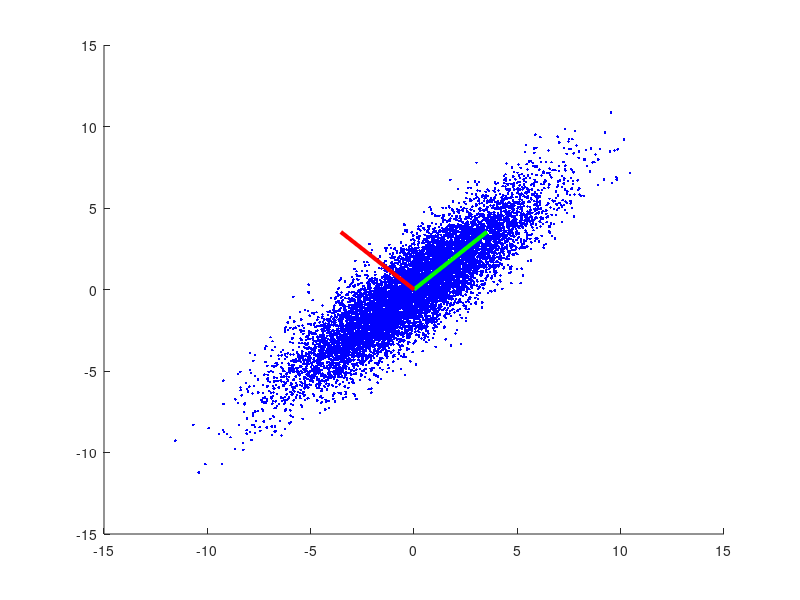

This chart was generated by the following MATLAB code:
%Michael Brunetti
%06-22-2015
%Principal Components Analysis, simple example

clear;

%Define 2 normally distributed random variables with mean = 0
x = normrnd(0,4,1,10000);
y = normrnd(0,1,1,10000);

%Rotate axes 45 degrees to make more interesting graphic
rot = [x ; y].' * [ cosd(45) sind(45); -sind(45) cosd(45) ];

x_rot = rot(:,1);
y_rot = rot(:,2);

clf;  %clear figure window
hold on; %to plot data and principal components
plot(x_rot,y_rot,'b.') %scatter plot

sigma = cov(x_rot, y_rot); %compute covariance matrix sigma

[V, lambda] = eig(sigma); %compute eigenvalues and eigenvectors of sigma

[max_e_val, max_idx] = max(lambda(:)); %find max e-val for first PC

pc_1_idx = max(max_idx - 2, 1);         %compute index of first PC
pc_2_idx = mod(max_idx,2) + 1;          %compute index of second PC

pc_1 = V(:,pc_1_idx);       %separate principal components
pc_2 = V(:,pc_2_idx);

pc_1_vec = 5.*horzcat([0;0], pc_1);  %create matrix [xvals; yvals] to plot
pc_2_vec = 5.*horzcat([0;0], pc_2);

a = plot(pc_1_vec(1,:),pc_1_vec(2,:),'g-');
b = plot(pc_2_vec(1,:),pc_2_vec(2,:),'r-');

set(a,'LineWidth',3);
set(b,'LineWidth',3);